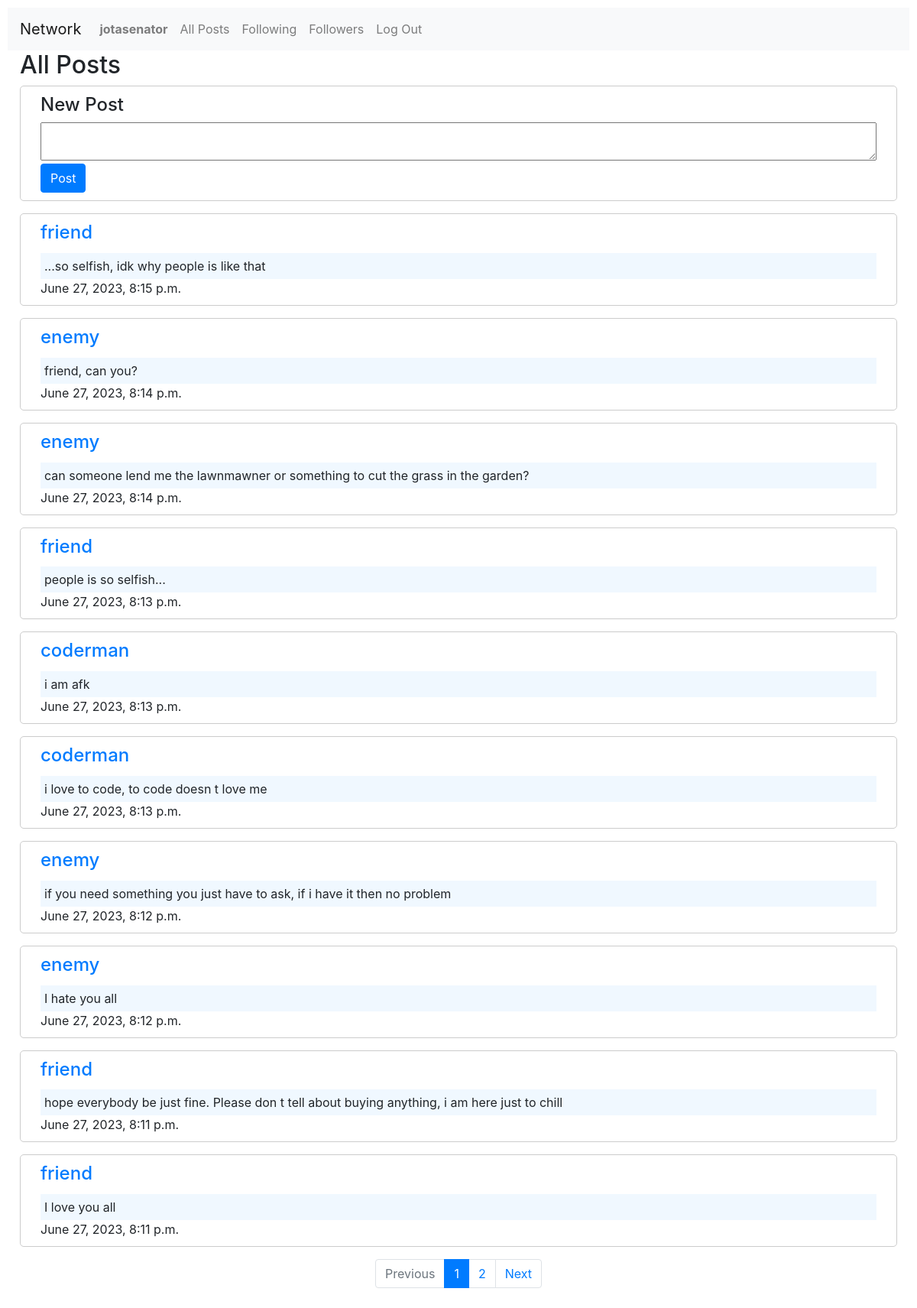
The app's page / (signed in) with its own data.
### network/models.py (models this page shows)
class User(AbstractUser):
    pass

class Post(models.Model):
    user = models.ForeignKey(
        User, on_delete=models.CASCADE, default=None, related_name="post"
    )
    created_at = models.DateTimeField(default=timezone.now)
    text = models.TextField(default="")

### network/views.py (the view)
# urls.py: path("", views.index, name="index"),
def index(request):
    allPosts = Post.objects.all().order_by("-created_at")
    paginator = Paginator(allPosts, 10)
    page_number = request.GET.get("page")
    page_obj = paginator.get_page(page_number)
    return render(request, "network/index.html", {"page_obj": page_obj})

### network/templates/network/index.html (shortened to what this page needs)
{% extends "network/layout.html" %}
{% block body %}
<h2 class="ml-3">All Posts</h2>
<div>
    {% if user.is_authenticated %}
    <div class="new-post">
        <h4 class="ml-3">New Post</h4>
        <form method="post" id='post-form' class="form-inline" action="{% url 'newPost' %}">
            <div class="w-100">
                <div class="form-group ">
                    <textarea id="post-textarea" class="w-100 pl-3 pr-3 ml-3 mr-3" type="text" name="post"
                        value=""></textarea>
                </div>
                <div class="form-group mt-1 ml-3">
                    <input class="btn btn-primary" type="submit" value="Post" />
                </div>
            </div>
        </form>
    </div>
    {% endif %}
    {% for post in page_obj%}
    <div class="card-body new-post mt-3">
        <a class="user-link" href="{% url 'profile' post.user %}">
            <h4 class=" card-title ml-3">{{post.user}}</h4>
        </a>
        <p class="card-text ml-3 mr-3 text">{{post.text}}</p>
        <p class="card-text ml-3">{{post.created_at}}</p>
    </div>
    {% endfor %}
    {% include 'network/pagination.html' %}
</div>
{% endblock %}

### network/templates/network/layout.html (shortened to what this page needs)
{% load static %}
<!DOCTYPE html>
<html lang="en">
<head>
    <link rel="stylesheet" href="https://stackpath.bootstrapcdn.com/bootstrap/4.4.1/css/bootstrap.min.css"
>
    <link href="{% static 'network/styles.css' %}" rel="stylesheet">
</head>
<body>
    <nav class="navbar navbar-expand-lg navbar-light bg-light">
        <a class="navbar-brand" href="#">Network</a>
        <div>
            <ul class="navbar-nav mr-auto">
                {% if user.is_authenticated %}
                <li class="nav-item">
                    <a class="nav-link" href="{% url 'profile' user.username %}">
                        <strong>{{ user.username }}</strong>
                    </a>
                </li>
                {% endif %}
                <li class="nav-item">
                    <a class="nav-link" href="{% url 'index' %}">All Posts</a>
                </li>
                {% if user.is_authenticated %}
                <li class="nav-item">
                    <a class="nav-link" href="{% url 'following' %}">Following</a>
                </li>
                <li class="nav-item">
                    <a class="nav-link" href="{% url 'followers' %}">Followers</a>
                </li>
                <li class="nav-item">
                    <a class="nav-link" href="{% url 'logout' %}">Log Out</a>
                </li>
                {% endif %}
            </ul>
        </div>
    </nav>
    <div class="body">
        {% block body %}
        {% endblock %}
    </div>
</body>
</html>

### network/static/network/styles.css (style rules this page uses)
:root { --blue-main-color: #007bff; }
body { padding: 10px; }
.new-post { border: 1px solid #ccc; padding: 10px; margin: 0 1rem; border-radius: 5px; }
.form-group textarea { height: 50px; line-height: 40px; }
p { margin-bottom: 0; }
.card-text.text { background-color: aliceblue; padding: 5px 5px; }
.user-link { display: inline-block; text-decoration: none !important; }

### records on screen
User: username "jotasenator"
Post: user "friend", text "...so selfish, idk why people is like that", created_at "June 27, 2023, 8:15 p.m."
Post: user "enemy", text "friend, can you?", created_at "June 27, 2023, 8:14 p.m."
Post: user "enemy", text "can someone lend me the lawnmawner or something to cut the grass in the garden?", created_at "June 27, 2023, 8:14 p.m."
Post: user "friend", text "people is so selfish...", created_at "June 27, 2023, 8:13 p.m."
Post: user "coderman", text "i am afk", created_at "June 27, 2023, 8:13 p.m."
Post: user "coderman", text "i love to code, to code doesn t love me", created_at "June 27, 2023, 8:13 p.m."
Post: user "enemy", text "if you need something you just have to ask, if i have it then no problem", created_at "June 27, 2023, 8:12 p.m."
Post: user "enemy", text "I hate you all", created_at "June 27, 2023, 8:12 p.m."
Post: user "friend", text "hope everybody be just fine. Please don t tell about buying anything, i am here just to chill", created_at "June 27, 2023, 8:11 p.m."
Post: user "friend", text "I love you all", created_at "June 27, 2023, 8:11 p.m."

### other values on screen
{{ i }} "1"
{{ i }} "2"
